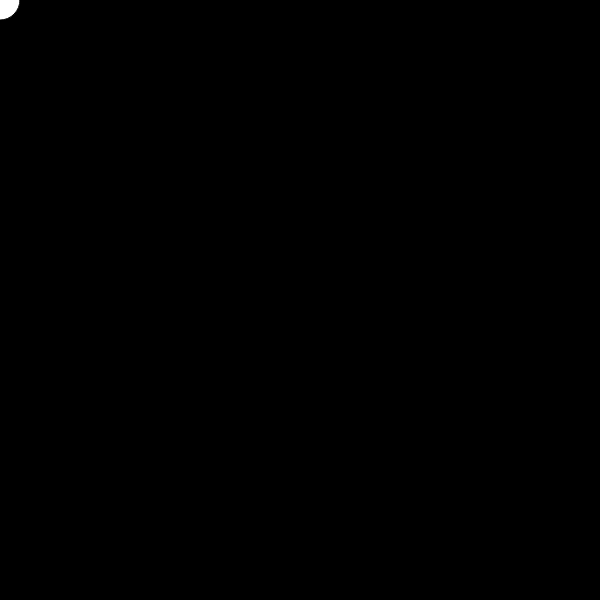
Frame 1 (no input)
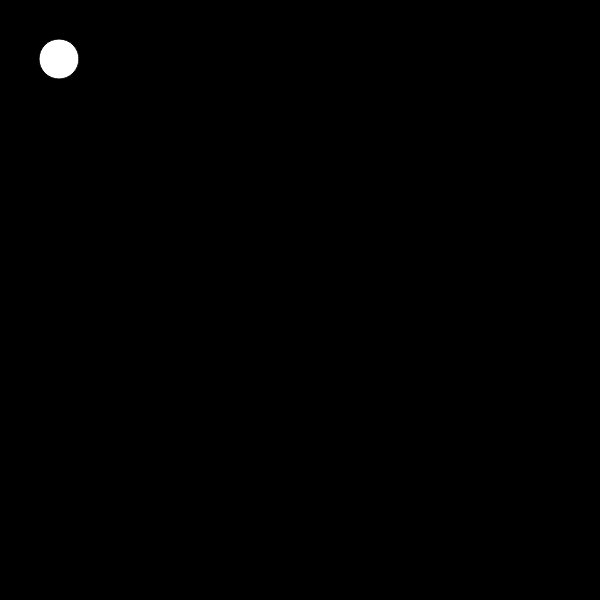
Frame 60 (no input)
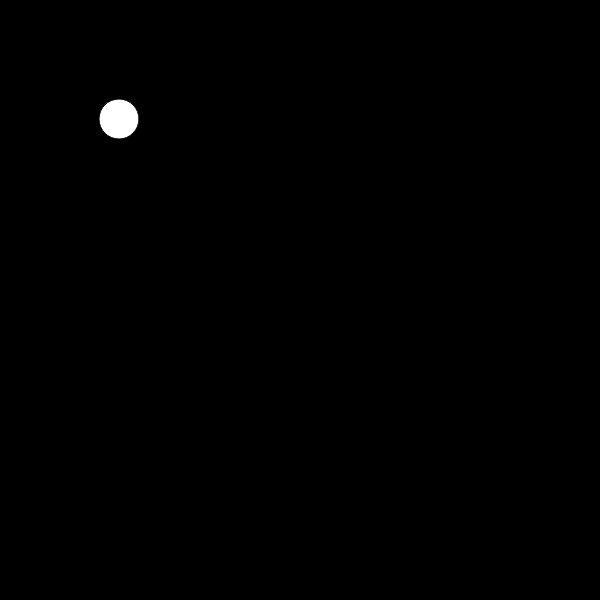
Frame 120 (the mouse pressed at the canvas centre since frame 60)

The p5.js sketch that drew these frames (run headless with seeded random() and noise() and a simulated clock; from frame 60 on, the mouse is pressed at the canvas centre):

// p5.js sketch
// ── sketch.js
let x = 0;
let y = 0;
function setup() {
    createCanvas(600, 600);
}

function draw() {
    background(0);
    circle(x, y / 2, 40);
    x = x + 1;
    y = y + 2;
}
